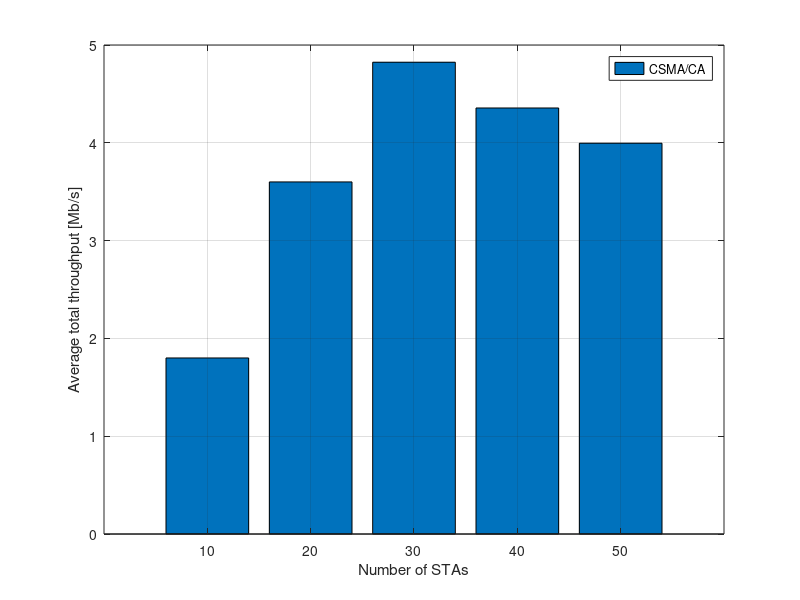
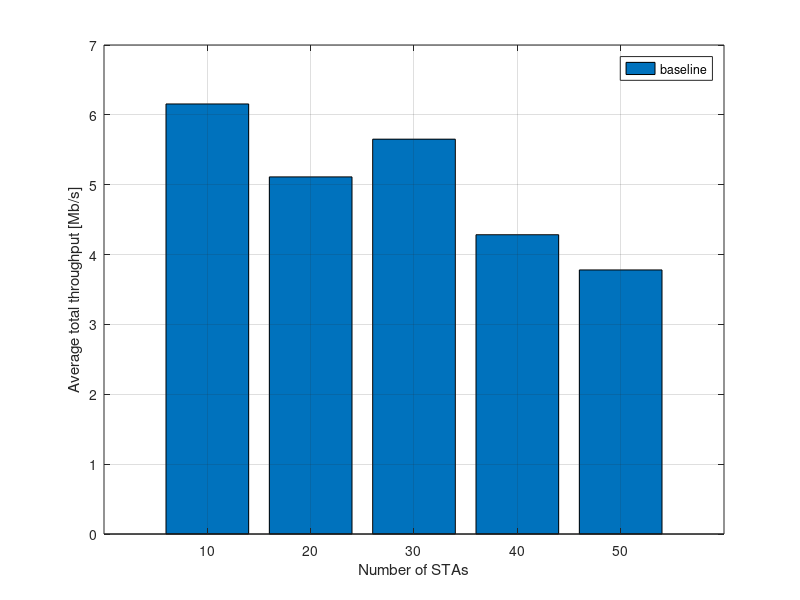

MATLAB code to generate these figures, in order:
function csmaca
clear all; close all;

NumSta=[10:10:50];
NumIter=5;

SimuTime=1000;              % Simulation duration
SlotTime=1e-6;              % Duration of each timeslot
PktLen=180;                 % Number of bits per packet
DataRate=[6 9 12 18].*1e6;  % Available data rate (Mbps)
CWmin=32;                                       % Minimum contention window
CWmax=1024;                                     % Maximum contention window

for i=1:length(NumSta)
    for j=1:NumIter
        nn = NumSta(i);
        StaRate=DataRate(ceil(rand(1,nn)*4));       % Random rate of each station

        lambda=ones(1,nn)*10000;                    % Mean arrival of stations
        InterPktTime=(ones(1,nn)./lambda)/SlotTime; % Arrival time of the first packets
        StaPktCnt=zeros(1,nn);                      % Accumulated packet count of each station
        StaPktQ=[];                                 % Packet queue of each station
        SentBitCnt=zeros(1,nn);                     % Number of sent bits per station

        CW=ones(1,nn)*CWmin;                      % CW of each station
        for a=1:NumSta(i)
            backoff(1,a) = randi(CW(a));                     % Initial backoff counter
        end
        
        isBusy=0;           % flag denoting whether the medium is busy
        NumTx=0;            % Accumulated number of transmissions
        NumCollision=0;     % Accumulated number of collisions

        for t=1:SimuTime
            sprintf("=========== timeslot: %d ============", t)
            % schedule packet arrival events
            [InterPktTime, StaPktQ, StaPktCnt] = generate_pkt_CSMA(InterPktTime, nn, PktLen, SlotTime, StaPktQ, StaPktCnt,lambda);

            % When the medium is idle
            if (~isBusy)
                % identify stations who have packets queued
                uid = find(StaPktCnt > 0);
                % continue if no one has packet
                if (length(uid) == 0)
                    continue;
                end
                % all pending stations count down together
                backoff(uid) = backoff(uid) - 1;

                % trigger transmissions when someone counts down to 0
                if (min(backoff(uid)) == 0)
                    
                    
                    % TODO: modify the following block to enable CSMA/CA
                    % identify the station ID of senders
                    ix = find(backoff(uid)==0);
                    uid = uid(ix);
                    %winner_ix = find(rand(1,length(uid)) < 0.2/nn*10); % TODO: now pick by probability. Should be removed
                    %winner = uid(winner_ix);
                    winner = uid;
                    % TODO END
                    
                    

                    % check whether collisions occur
                    if(length(winner) == 1)
                        SentBitCnt(winner) = SentBitCnt(winner) + StaPktQ(winner);
                        StaPktCnt(winner) = StaPktCnt(winner)-1;
                        StaPktQ(winner,1:end-1) = StaPktQ(winner,2:end);
                        % TODO: update CW here
                        CW = ones(1,nn).*CWmin;
                    else
                        NumCollision = NumCollision + 1;
                        if CW ~= ones(1,nn).*CWmax
                            CW = CW.*2;
                        end
                    end

                    % TODO: update the backoff counter of each sender
                    % TODO: modify this based on exponential random backoff
                    if length(winner) == 1
                        backoff(winner(1)) = CWmin;
                    else
                        for a=1:length(winner)
                            if CW(winner(a)).*2 <= 1024
                                backoff(winner(a)) = randi(CW(winner(a)).*2);
                            else
                                backoff(winner(a)) = randi(1024);
                            end
                        end
                    end

                    % TODO: may modify this in your final code since CSMA/CA will always have a winner
                    if (length(winner) > 0)     % flag the medium as busy and update the statistics
                        isBusy = 1;
                        txTime = round(max((StaPktQ(winner)./StaRate(winner)))./SlotTime);
                        NumTx = NumTx + 1;
                    end

                    StaPktCnt;
                    SentBitCnt;
                end
            else
                txTime = txTime - 1;
                if (txTime <= 0)
                    isBusy = 0;
                    %Channel becomes idle;
                end
            end
        end
        SentBitCnt;
        NumTx;
        NumCollision;
        tput = SentBitCnt/(SimuTime*SlotTime)./1e6;
        total_tput(i,j) = sum(tput);
    end    
end
bar(NumSta,mean(total_tput,2))
xlabel('Number of STAs');
ylabel('Average total throughput [Mb/s]');
legend('CSMA/CA');
grid;
saveas(gcf,'CSMA.jpg','jpg')




for i=1:length(NumSta)
    for j=1:NumIter
        nn = NumSta(i);
        StaRate=DataRate(ceil(rand(1,nn)*4));       % Random rate of each station

        lambda=ones(1,nn)*10000;                    % Mean arrival of stations
        InterPktTime=(ones(1,nn)./lambda)/SlotTime; % Arrival time of the first packets
        StaPktCnt=zeros(1,nn);                      % Accumulated packet count of each station
        StaPktQ=[];                                 % Packet queue of each station
        SentBitCnt=zeros(1,nn);                     % Number of sent bits per station

        CW=ones(1,nn)*CWmin;                      % CW of each station
        for a=1:NumSta(i)
            backoff(1,a) = randi(CW(a));                     % Initial backoff counter
        end
        
        isBusy=0;           % flag denoting whether the medium is busy
        NumTx=0;            % Accumulated number of transmissions
        NumCollision=0;     % Accumulated number of collisions

        for t=1:SimuTime
            sprintf("=========== timeslot: %d ============", t)
            % schedule packet arrival events
            [InterPktTime, StaPktQ, StaPktCnt] = generate_pkt_baseline(InterPktTime, nn, PktLen, SlotTime, StaPktQ, StaPktCnt,lambda);

            % When the medium is idle
            if (~isBusy)
                % identify stations who have packets queued
                uid = find(StaPktCnt > 0);
                % continue if no one has packet
                if (length(uid) == 0)
                    continue;
                end
                % all pending stations count down together
                backoff(uid) = backoff(uid) - 1;

                % trigger transmissions when someone counts down to 0
                if (min(backoff(uid)) == 0)
                    
                    
                    % TODO: modify the following block to enable CSMA/CA
                    % identify the station ID of senders
                    ix = find(backoff(uid)==0);
                    uid = uid(ix);
                    %winner_ix = find(rand(1,length(uid)) < 0.2/nn*10); % TODO: now pick by probability. Should be removed
                    %winner = uid(winner_ix);
                    winner = uid;
                    % TODO END
                    
                    

                    % check whether collisions occur
                    if(length(winner) == 1)
                        SentBitCnt(winner) = SentBitCnt(winner) + StaPktQ(winner);
                        StaPktCnt(winner) = StaPktCnt(winner)-1;
                        StaPktQ(winner,1:end-1) = StaPktQ(winner,2:end);
                        % TODO: update CW here
                        CW = ones(1,nn).*CWmin;
                    else
                        NumCollision = NumCollision + 1;
                        if CW ~= ones(1,nn).*CWmax
                            CW = CW.*2;
                        end
                    end

                    % TODO: update the backoff counter of each sender
                    % TODO: modify this based on exponential random backoff
                    if length(winner) == 1
                        backoff(winner(1)) = CWmin;
                    else
                        for a=1:length(winner)
                            if CW(winner(a)).*2 <= 1024
                                backoff(winner(a)) = randi(CW(winner(a)).*2);
                            else
                                backoff(winner(a)) = randi(1024);
                            end
                        end
                    end

                    % TODO: may modify this in your final code since CSMA/CA will always have a winner
                    if (length(winner) > 0)     % flag the medium as busy and update the statistics
                        isBusy = 1;
                        txTime = round(max((StaPktQ(winner)./StaRate(winner)))./SlotTime);
                        NumTx = NumTx + 1;
                    end

                    StaPktCnt;
                    SentBitCnt;
                end
            else
                txTime = txTime - 1;
                if (txTime <= 0)
                    isBusy = 0;
                    %Channel becomes idle;
                end
            end
        end
        SentBitCnt;
        NumTx;
        NumCollision;
        tput = SentBitCnt/(SimuTime*SlotTime)./1e6;
        total_tput(i,j) = sum(tput);
    end    
end
bar(NumSta,mean(total_tput,2))
xlabel('Number of STAs');
ylabel('Average total throughput [Mb/s]');
legend('baseline');
grid;
saveas(gcf,'rate_baseline.jpg','jpg')

function [InterPktTime, StaPktQ, StaPktCnt] = generate_pkt_CSMA(InterPktTime, nn, PktLen, SlotTime, StaPktQ, StaPktCnt,lambda)
InterPktTime = InterPktTime - 1;
for u=1:length(InterPktTime)
    if(floor(InterPktTime(u)) == 0)
        StaPktCnt(u) = StaPktCnt(u) + 1;
        StaPktQ(u,StaPktCnt(u)) = PktLen;
        
        proba_arr = rand(1,nn);
        for a=1:nn
            InterPktTime(a) = -1*(log(1-proba_arr(a))/lambda(a)); % TODO: update the interarrival time her
        end
        
        
        if (u == nn)        % for debugging
            StaPktCnt;
        end
    end
end
return;

function [InterPktTime, StaPktQ, StaPktCnt] = generate_pkt_baseline(InterPktTime, nn, PktLen, SlotTime, StaPktQ, StaPktCnt,lambda)
InterPktTime = InterPktTime - 1;
for u=1:length(InterPktTime)
    if(floor(InterPktTime(u)) == 0)
        StaPktCnt(u) = StaPktCnt(u) + 1;
        StaPktQ(u,StaPktCnt(u)) = PktLen;
        proba_arr = rand(1,nn);
        InterPktTime(u)=1/lambda(u)/SlotTime; % TODO: update the interarrival time her

        if (u == nn)        % for debugging
            StaPktCnt;
        end
    end
end
return;
